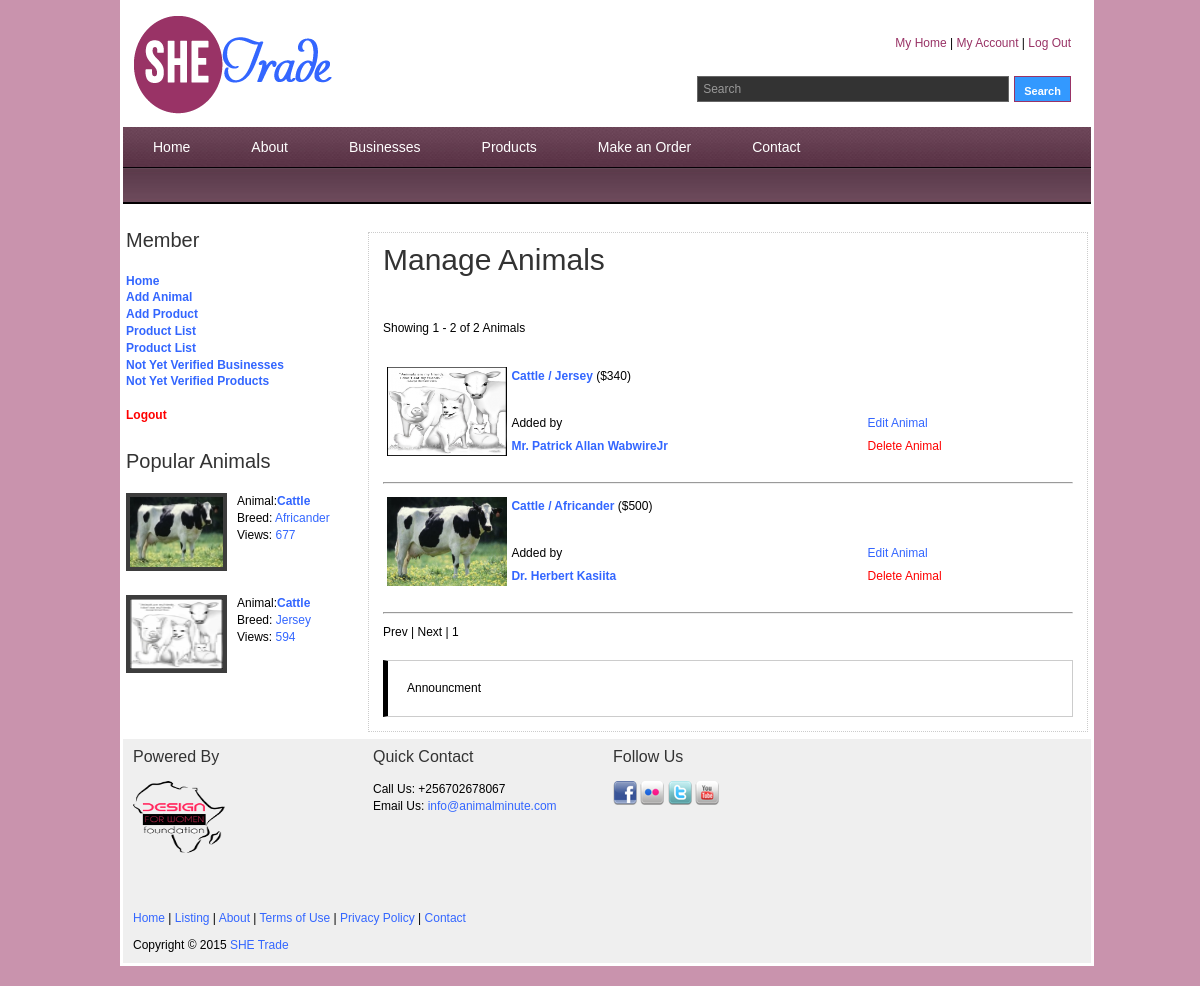
Page /managebusinesses.php (signed in) on the committed database.
### tables this page shows
CREATE TABLE IF NOT EXISTS `animal` (
  `Animals_ID` int(10) NOT NULL AUTO_INCREMENT,
  `Animal` varchar(250) NOT NULL,
  `Breed` varchar(250) NOT NULL,
  `Date_of_Birth` date NOT NULL,
  `Parentage` varchar(250) NOT NULL,
  `Color` varchar(300) NOT NULL,
  `Vaccinated` varchar(10) NOT NULL,
  `Registered` varchar(10) NOT NULL,
  `Trained` varchar(10) NOT NULL,
  `Weight` varchar(10) NOT NULL,
  `Purpose` text NOT NULL,
  `Location` varchar(250) NOT NULL,
  `Country` varchar(250) NOT NULL DEFAULT 'Uganda',
  `Price` varchar(25) NOT NULL,
  `Sale_Type` varchar(12) NOT NULL,
  `Description` text NOT NULL,
  `Image_1` varchar(50) NOT NULL,
  `Image_1_Thumb` varchar(50) NOT NULL,
  `Image_2` varchar(50) NOT NULL,
  `Image_2_Thumb` varchar(50) NOT NULL,
  `Image_3` varchar(50) NOT NULL,
  `Image_3_Thumb` varchar(50) NOT NULL,
  `Views` int(10) NOT NULL,
  `Verified` varchar(3) NOT NULL DEFAULT 'No',
  `Added_By` int(10) NOT NULL,
  `Member_Type` varchar(12) NOT NULL DEFAULT 'User',
  PRIMARY KEY (`Animals_ID`)
);

CREATE TABLE IF NOT EXISTS `members` (
  `Member_ID` int(10) NOT NULL AUTO_INCREMENT,
  `Title` varchar(5) NOT NULL,
  `First_Name` varchar(32) NOT NULL,
  `Last_Name` varchar(32) NOT NULL,
  `Gender` varchar(6) NOT NULL,
  `Date_Of_Birth` date NOT NULL,
  `Email` varchar(250) NOT NULL,
  `Phone` varchar(32) NOT NULL,
  `Website` varchar(200) NOT NULL,
  `Image` varchar(120) NOT NULL,
  `Image_Thumb` varchar(120) NOT NULL,
  `Organisation` varchar(250) NOT NULL,
  `City` varchar(250) NOT NULL,
  `Country` varchar(250) NOT NULL DEFAULT 'Uganda',
  `Animals_Added` int(10) NOT NULL DEFAULT '0',
  `Animals_Products` int(10) NOT NULL DEFAULT '0',
  `Animal_Products` int(10) NOT NULL DEFAULT '0',
  `Type` varchar(5) NOT NULL DEFAULT 'User',
  `Verification_Code` varchar(32) NOT NULL,
  `Verified` varchar(3) NOT NULL DEFAULT 'No',
  `Password` varchar(32) NOT NULL,
  PRIMARY KEY (`Member_ID`)
);

CREATE TABLE IF NOT EXISTS `contacts` (
  `Contacts_ID` int(1) NOT NULL AUTO_INCREMENT,
  `Physical` text NOT NULL,
  `Postal` text NOT NULL,
  `Email` varchar(250) NOT NULL,
  `Forward_Emails_To` varchar(250) NOT NULL,
  `Phone` varchar(25) NOT NULL,
  PRIMARY KEY (`Contacts_ID`)
);

### managebusinesses.php (the view, shortened to what this page needs)
<?php session_start(); require "_con.php"; error_reporting(0);
?>
<!DOCTYPE html PUBLIC "-//W3C//DTD XHTML 1.0 Transitional//EN" "http://www.w3.org/TR/xhtml1/DTD/xhtml1-transitional.dtd">
<html xmlns="http://www.w3.org/1999/xhtml">
<head>
<link href="css/templatemo_style.css" rel="stylesheet" type="text/css" />
<link rel="stylesheet" type="text/css" href="css/ddsmoothmenu.css" />
</head>
<body>
<div id="templatemo_wrapper">
<table width="974" border="0" bgcolor="#FFFFFF">
  <tr>
    <td width="188"><div id="templatemo_header">
      <div class="cleaner">
        <table width="954" border="0" align="left">
          <tr>
            <td width="6">&nbsp;</td>
            <td width="915"><div id="site_title">
              <h1><a href="http://www.mediaminutes.net/shetrade">She Trade | All about Businesses  and More</a></h1>
            </div></td>
            <td width="915"><table width="439" border="0" align="right">
              <tr>
                <td width="387"><div id="header_right"><a href="home.php">My Home</a>&nbsp;|&nbsp;<a href="account.php">My Account</a>&nbsp;|&nbsp;<?php if(isset($_SESSION['Member_ID'])){echo "<a href=\"login.php?logout\">Log Out</a>";}else{echo "<a href=\"login.php\">Log In</a>";}?></div></td>
              </tr>
              <tr>
                <td>&nbsp;</td>
              </tr>
              <tr>
                <td><div id="templatemo_search">
                  <form action="#" method="get">
                    <input type="text" value="Search" name="keyword" id="keyword" title="keyword" onfocus="clearText(this)" onblur="clearText(this)" class="txt_field" />
                    <input type="submit" name="Search" value=" Search " alt="Search" id="searchbutton" title="Search" class="sub_btn"  />
                  </form>
                </div></td>
              </tr>
            </table></td>
          </tr>
        </table>
        <p>&nbsp;</p>
      </div>
    </div></td>
  </tr>
  <tr>
    <td></td>
  </tr>
  <tr>
    <td><div  id="templatemo_menu">
      <div id="top_nav" class="ddsmoothmenu">
          <ul >
          <li><a href="index.php">Home</a></li>
           <li><a href="about.php" >About</a></li>
	  <?php
      $Total_Animals = "SELECT Animals_ID FROM animal WHERE Verified='Yes'";
      $Total_Animals_Results = mysql_query($Total_Animals);
      $All_Animals=mysql_num_rows($Total_Animals_Results);
      if($All_Animals!=0){
          echo "<li class=\"level0 nav-2 parent\" id=\"nav\"> <a href=\"listing.php?businesses\"><span>Businesses</span></a>";
        echo "</li>";
      }
      $Total_Products = "SELECT Product_ID FROM product WHERE Verified='Yes'";
      $Total_Products_Results = mysql_query($Total_Products);
      $All_Products=mysql_num_rows($Total_Products_Results);
      if($All_Products){
        echo "<li class=\"level0 nav-2 parent\" id=\"nav\"> <a href=\"listing.php?product\"><span>Products</span></a>";
        echo "</li>";
      }
	  ?>
      <li><a href="booking.php">Make an Order</a>
                </li>
      <li><a href="contact.php" >Contact</a><br style="clear: left" />
      </li>
          </ul>
      </div>
      <br />
      <div id="menu_second_bar">
      </div>
    </div></td>
  </tr>
  <tr>
    <td>&nbsp;</td>
  </tr>
  <tr>
    <td><table width="723" border="0" align="right" bgcolor="#FFFFFF">
      <tr>
        <td width="722"><div id="content" class="float_r">
        <h1>Manage Animals</h1>
        <?php
		$max_results = 10;
		if (isset($_GET["page"])) { $page  = $_GET["page"]; } else { $page=1; };
		$start_from = ($page-1) * 10;
		$totalcars = "SELECT Animals_ID FROM animal WHERE Verified='Yes'";
		$totalresults = mysql_query($totalcars);
		$total=mysql_num_rows($totalresults);
		$total_pgs = ceil($total / $max_results);
		$sql = "SELECT Animals_ID, Animal, Breed, Image_1, Price, Added_By FROM animal WHERE Verified='Yes' LIMIT $start_from, $max_results";
		$result = mysql_query($sql, $conn) or die(mysql_error());
		$this_page_total=mysql_num_rows($result);
		$this_page_total=(($page-1)*$max_results)+$this_page_total;
		$itemstart=$start_from+1;
		if($total!=0){
		if($max_results>$total){
			echo "<br>Showing $itemstart - $total of $total Animals<br><br>";
			}
		else{
			echo "<br>Showing $itemstart - $this_page_total of $total Animals<br><br>";
			}
		}else{
			echo "<br>Showing 0 - 0 of 0 Products<br><br>";
			}
		while ($newArray = mysql_fetch_array($result)) {
					$Animals_ID=$newArray['Animals_ID'];
					$Animal = $newArray['Animal'];
					$Breed = $newArray['Breed'];
					$Price = number_format($newArray['Price'], 0);
					$Image_1 = $newArray['Image_1'];
					$Added_By = $newArray['Added_By'];
					$Member_Name_Result=mysql_query("SELECT Title, First_Name, Last_Name FROM members WHERE Member_ID='$Added_By'", $conn);
					$Member_Details = mysql_fetch_array($Member_Name_Result);
					$Title=$Member_Details['Title'];
					$First_Name = $Member_Details['First_Name'];
					$Last_Name = $Member_Details['Last_Name'];
			if ($Animals_ID!=""){
				echo "<p>";
				echo "<table width=\"100%\" border=\"0\">";
				  echo "<tr>";
					echo "<td width=\"120\" rowspan=\"4\" valign=\"top\" align=\"center\"><a href=\"details.php?animal=$Animals_ID\"><img name=\"\" src=\"$Image_1\" width=\"120\" height=\"89\" alt=\"\" /></a></td>";
					echo "<td width=\"348\"><a href=\"details.php?animal=$Animals_ID\"><strong>$Animal / $Breed</strong></a> ($$Price)</td>";
					echo "<td width=\"200\">&nbsp;</td>";
				  echo "</tr>";
				  echo "<tr>";
					echo "<td>&nbsp;</td>";
					echo "<td>&nbsp;</td>";
				  echo "</tr>";
				  echo "<tr>";
					echo "<td>Added by</td>";
					echo "<td><a href=\"edit.php?animal=$Animals_ID\">Edit Animal</a></td>";
				  echo "</tr>";
				  echo "<tr>";
					echo "<td><a href=\"details.php?member=$Added_By\"><strong>$Title $First_Name $Last_Name</strong></a></td>";
					echo "<td><a href=\"delete.php?animal=$Animals_ID\"><alart>Delete Animal</alart></a></td>";
				  echo "</tr>";
				echo "</table>";
				echo "<br /><hr />";
				echo "</p>";
					}
			}
			if($total!=0){
			if ($page==1){
				echo "Prev";
			}
			else{
				$prev=$page-1;
				echo "<a href='managebusinesses.php?page=$prev'>Prev</a>";
			}
			echo " | ";
			if ($page==$total_pgs){
				echo "Next";
			}
			else{
				$next=$page+1;
				echo "<a href='managebusinesses.php?page=$next'>Next</a>";
			}
			echo " | ";
			for ($i=1; $i<=$total_pgs; $i++) {
				if($page==$i){
					echo "$i ";
				}
				else{
					echo "<a href='managebusinesses.php?page=".$i."'>".$i."</a> ";
				}
			}
			}
		?>
            <blockquote>Announcment</blockquote>
        </div>
		</td>
      </tr>
    </table>
      <table width="230" border="0" align="left">
        <tr>
          <td><h3>Member<br />
          </h3></td>
        </tr>
        <tr>
          <td><a href="home.php"><strong>Home</strong></a><br />
            <a href="addanimal.php"><strong>Add Animal</strong></a><br />
            <a href="addproduct.php"><strong>Add Product</strong></a><br />
            <a href="mylisting.php?view=animals"><strong>Product List</strong></a><br />
            <a href="mylisting.php?view=products"><strong>Product List</strong></a><br />
            <a href="notverified.php?view=animals"><strong>Not Yet Verified Businesses</strong></a><br />
            <a href="notverified.php?view=products"><strong>Not Yet Verified Products</strong></a><br />
            <br />
            <a href="login.php?logout"><strong>
              <alart>Logout</alart>
            </strong></a></td>
        </tr>
        <tr>
          <td>&nbsp;</td>
        </tr>
        <tr>
          <td><div class="fb-like-box" data-href="http://www.facebook.com/dwfoundationafrica" data-width="230" data-height="335" data-show-faces="true" data-stream="false" data-header="false"></div></td>
        </tr>
      <?php
      	$Popular_SQL = "SELECT Animals_ID, Animal, Breed, Price, Image_1_Thumb, Views FROM animal WHERE Verified='Yes' ORDER BY Views DESC LIMIT 0, 3";
        $Popular_Result = mysql_query($Popular_SQL, $conn) or die(mysql_error());
        $Popular_3=mysql_num_rows($Popular_Result);
        if($Popular_3>0){
			echo "<tr>";
			echo "<td><h3>Popular Animals</h3></td>";
			echo "</tr>";
            while ($newArray = mysql_fetch_array($Popular_Result)) {
                        $Animals_ID=$newArray['Animals_ID'];
                        $Animal = $newArray['Animal'];
                        $Breed = $newArray['Breed'];
                        $Image_1_Thumb = $newArray['Image_1_Thumb'];
                        $Views = $newArray['Views'];
				if ($Animals_ID!=""){
					echo "<tr>";
					echo "<td>";
					echo "<div class=\"bs_box\"> <a href=\"details.php?animal=$Animals_ID\"><img src=\"$Image_1_Thumb\" width=\"93\" height=\"70\" alt=\"Image\" /></a>";
					echo "Animal:<a href=\"details.php?animal=$Animals_ID\"><strong>$Animal</strong></a><br />";
					echo "Breed: <a href=\"details.php?animal=$Animals_ID\">$Breed</a><br />";
					echo "Views: <a href=\"details.php?animal=$Animals_ID\">$Views</a><br />";
					echo "</div>";
					echo "</td>";
					echo "</tr>";
				}
            }
        }
        ?>
      </table></td>
  </tr>
  <tr>
    <td><div id="templatemo_footer">
      <div id="templatemo_footer2">
        <div class="col one_fourth">
          <h4>Powered By</h4>
          <p><img src="images/greentagcolor.png" alt="Green Tag Africa" width="92" height="72" class="imgage-with-frame" /></p>
        </div>
        <div class="col one_fourth">
          <h4>Quick Contact</h4>
          <?php
            $Contact_Sql = "SELECT Email, Phone FROM contacts WHERE Contacts_ID=1";
            $result = mysql_query($Contact_Sql, $conn) or die(mysql_error());
            $newArray = mysql_fetch_array($result);
            $Phone = $newArray['Phone'];
            $Email = $newArray['Email'];
            ?>
          <div class="toolfree_area">
            <div class="call_free"><span class="callus">Call Us: </span> <span class="callno"><?php echo $Phone; ?></span></div>
            <div class="bookmark">Email Us: <a href="mailto: <?php echo $Email; ?>"><?php echo $Email; ?></a></div>
          </div>
        </div>
        <div class="col one_fourth no_margin_right">
          <h4>Follow Us</h4>
          <div class="footer_social_button"> <a href="http://www.facebook.com/animalminute"><img src="images/facebook.png" title="facebook" alt="Facebook" /></a> <a href="#"><img src="images/flickr.png" title="flickr" alt="flickr" /></a> <a href="#"><img src="images/twitter.png" title="twitter" alt="Twitter" /></a> <a href="#"><img src="images/youtube.png" title="youtube" alt="Youtube" /></a></div>
        </div>
      </div>
      <p>&nbsp; </p>
      <p><a href="index.php">Home</a> | <a href="listing.php">Listing</a> | <a href="about.php">About</a> | <a href="terms.php">Terms of Use</a> | <a href="privacy.php">Privacy Policy</a> | <a href="contact.php">Contact</a></p>
      Copyright © 2015 <a href="#">SHE Trade</a></div></td>
  </tr>
</table>
</div>
</body>
</html>

### css/templatemo_style.css (style rules this page uses)
body { margin: 0; padding: 0; color: #000; font-family: Tahoma, Geneva, sans-serif; font-size: 12px; line-height: 1.4em; background-color: #2e2e2e; background-repeat: repeat; background-image: url(../images/templatemo_body.jpg) }
a, a:link, a:visited { color: #36f; font-weight: normal; text-decoration: none; }
p { margin: 0 0 10px 0; padding: 0; }
alart { color:#F00; text-align:center; }
img { border: none; }
blockquote { border: 1px solid #ccc; border-left: 5px solid #000; padding: 19px; margin: 20px 0 0 0; }
h1, h2, h3, h4, h5, h6 { color: #333; font-weight: normal; }
h1 { font-size: 30px; margin: 0 0 30px; padding: 5px 0; }
h3 { font-size: 20px; margin: 0 0 20px; padding: 0; }
h4 { font-size: 16px; margin: 0 0 15px; padding: 0; }
.cleaner { clear: both }
.float_r { float: right }
#templatemo_wrapper { width: 960px; margin: 0 auto; padding: 0 10px 10px; }
#templatemo_header { width: 100%; background-color: #FFF; height: 100px; padding-top: 10px; padding-right: 0; padding-bottom: 4px; padding-left: 0; }
#templatemo_menu { width: 100%; height: 77px; margin-bottom: 0px; background: url(../images/templatemo_menu.jpg) repeat-x }
#content { width: 680px; background: #fff; border: 1px dotted #ccc; padding: 14px; }
#templatemo_footer { width: 920px; text-align: center; padding: 9px 19px; background: #121212; border: 1px solid #3a3a3a }
#site_title { float: left; height: 100px; }
#site_title h1 { margin: 0; padding: 0; }
#site_title h1 a { display: block; width: 300px; height: 100px; font-size: 12px; text-indent: -10000px; color: #999; text-align: left; background: url(../images/templatemo_logo.png) no-repeat top left; }
#header_right { float: right; margin-top: 5px; }
#header_right a { color: #936; }
#menu_second_bar { padding: 5px 10px; }
#templatemo_search { float: right; width: auto; }
#templatemo_search form { margin: 0; padding: 0; }
#templatemo_search .txt_field { float: left; display: block; margin-right: 5px; height: 24px; line-height: 24px; width: 300px; color: #999; font-size: 12px; padding: 0 5px; font-variant: normal; border: 1px solid #666; background: #333; }
#templatemo_search .sub_btn { float: right; display: block; color: #fff; height: 26px; font-size: 11px; font-weight: 700; line-height: 26px; cursor: pointer; border: 1px solid #936; background-color: #39f; }
.bs_box { clear: both; margin-bottom: 20px }
.bs_box img { float: left; margin-right: 10px; border: 4px solid #3d3d3d }
.no_margin_right { margin-right: 0; }
#templatemo_footer { width: auto; padding: 10px; color: #000; background-color: #efefef; text-align: left; border-top-width: 0px; border-right-width: 0px; border-bottom-width: 0px; border-left-width: 0px; border-top-style: none; margin-top: 0; margin-right: auto; margin-bottom: 0; margin-left: auto; }
.col { float: left; margin: 0 20px 20px 0; }
#content, .two-third { width: 690px; }
.one_fourth { width: 220px; }

### css/ddsmoothmenu.css (style rules this page uses)
.ddsmoothmenu ul { z-index:100; margin: 0; padding: 0; list-style-type: none; }
.ddsmoothmenu ul li { position: relative; display: inline; float: left; }
.ddsmoothmenu ul li a { display: block; padding: 0 30px; height: 40px; line-height: 40px; margin-right: 1px; font-size: 14px; color: #fff; text-decoration: none; font:"Palatino Linotype", "Book Antiqua", Palatino, serif; outline: none; text-align: center; background: url(images/templatemo_menu_divider.png) right center no-repeat }

### rows in the picture
animal: Image_1 (picture), Animal "Cattle", Breed "Jersey", Price "340", members.Title "Mr.", members.First_Name "Patrick Allan", members.Last_Name "WabwireJr", Image_1_Thumb (picture), Views "594"
animal: Image_1 (picture), Animal "Cattle", Breed "Africander", Price "500", members.Title "Dr.", members.First_Name "Herbert", members.Last_Name "Kasiita", Image_1_Thumb (picture), Views "677"
contacts: Phone "+256702678067", Email "info@animalminute.com"

### other values in the picture
$itemstart "1"
$total "2"
